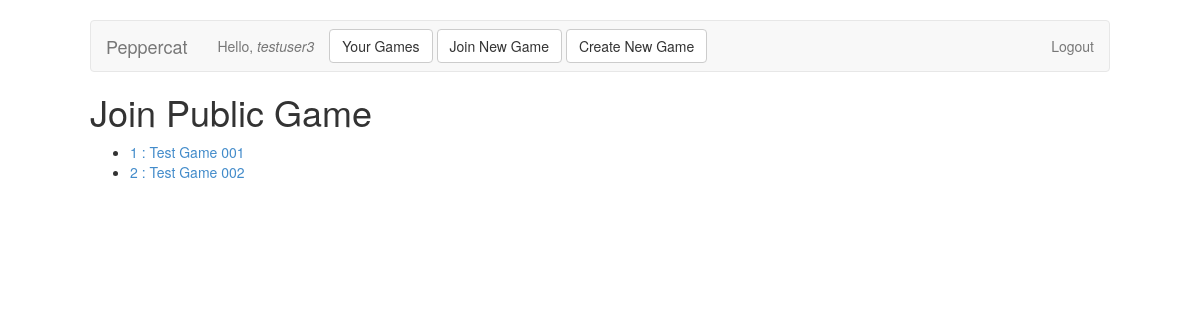
The page /game/public (signed in) on the database its author committed.
### peppercat/models.py (models this page shows, shortened)
class Game(db.Model):
	__tablename__ = 'games'
	id            = db.Column(db.Integer, primary_key = True)
	name          = db.Column(db.String())
	date          = db.Column(db.DateTime())
	private       = db.Column(db.Boolean())
	current_scene = db.Column(db.Integer, db.ForeignKey('scenes.id'))
	game_master   = db.Column(db.Integer, db.ForeignKey('users.id'))

### peppercat/routes.py (the view)
@app.route('/game/public')
def public_games():
	public_games = Game.query.filter_by(private = False).all()
	return render_template('public_games.html', gamelist = public_games)

### peppercat/templates/public_games.html
{% extends "layout.html" %}
{% block content %}
	<h1>Join Public Game</h1>
	{% if gamelist %}
		<ul>
		{% for game in gamelist %}
			<li><a href="{{ url_for('join_game', id = game.id) }}">{{ game.id }} : {{ game.name }}</a></li>
		{% endfor %}
		</ul>
	{% endif %}
{% endblock %}

### rows shown on the page
Game: id "1", name "Test Game 001"
Game: id "2", name "Test Game 002"

### other values the page prints
{{ session['username'] }} "testuser3"
